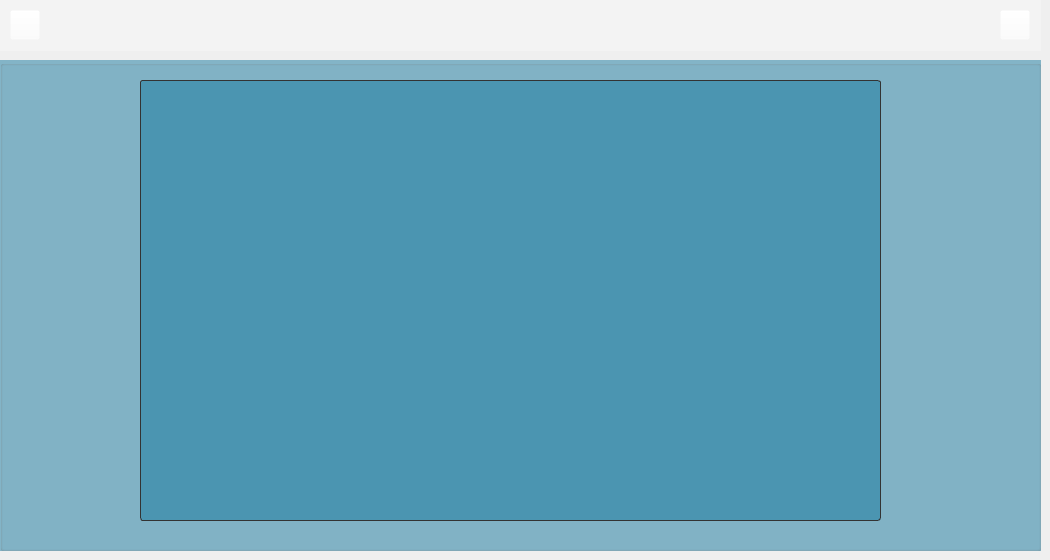
        <widget class="QWidget" name="page_22">
         <widget class="QPushButton" name="pushButton_17">
          <property name="geometry">
           <rect>
            <x>10</x>
            <y>10</y>
            <width>30</width>
            <height>30</height>
           </rect>
          </property>
          <property name="styleSheet">
           <string notr="true">QPushButton{
border-image: url(:/new/icons/icons/left.png);
background-color: rgba(255, 255, 255, 0%);
}
QPushButton:pressed{
image: url(:/new/icons/icons/left_clk.png);
background-color: rgba(255, 255, 255, 0%);
}</string>
          </property>
          <property name="text">
           <string/>
          </property>
         </widget>
         <widget class="QPushButton" name="pushButton_18">
          <property name="geometry">
           <rect>
            <x>1000</x>
            <y>10</y>
            <width>30</width>
            <height>30</height>
           </rect>
          </property>
          <property name="styleSheet">
           <string notr="true">QPushButton{
background-color: rgba(255, 255, 255, 0%);
border-image: url(:/new/icons/icons/right.png);
}
QPushButton:pressed{
border-image: url(:/new/icons/icons/right_clk.png);
background-color: rgba(255, 255, 255, 0%);
}</string>
          </property>
          <property name="text">
           <string/>
          </property>
         </widget>
         <widget class="QGroupBox" name="groupBox_26">
          <property name="geometry">
           <rect>
            <x>0</x>
            <y>60</y>
            <width>1041</width>
            <height>491</height>
           </rect>
          </property>
          <property name="styleSheet">
           <string notr="true">border-color: rgb(168, 234, 254);
background-color:rgba(18, 118, 158,125);</string>
          </property>
          <property name="title">
           <string/>
          </property>
          <widget class="QTableView" name="historique">
           <property name="geometry">
            <rect>
             <x>140</x>
             <y>20</y>
             <width>741</width>
             <height>441</height>
            </rect>
           </property>
           <property name="styleSheet">
            <string notr="true">QTableView{
border-style: solid;
background-color:rgba(18, 118, 158,125);
color: rgb(0, 255, 255);
border-width: 2px;
border-radius: 10px;
font: 16px;
border: 1px solid #333333;
border-radius: 3px;
padding: 1px 23px 1px 3px;
background-color:rgba(18, 118, 158,125);
color: rgb(0, 255, 255);
font: 75 7pt &quot;MS Shell Dlg 2&quot;;
selection-background-color: rgba(255, 255, 255, 0.1%);
}
QHeaderView{
color: rgb(7, 161, 183);
background-color: rgba(255, 255, 255, 0.1%);
}
QHeaderView:section{
color: rgb(121, 230, 230);
background-color: rgba(255, 255, 255, 0.1%);
}
QScrollBar{
color: rgb(7, 161, 183);
background-color: rgba(255, 255, 255, 0.1%);
}
QTableCornerButton::section{
color: rgb(7, 161, 183);
background-color: rgba(255, 255, 255, 0.1%);
}</string>
           </property>
          </widget>
         </widget>
         <widget class="QLabel" name="label_94">
          <property name="geometry">
           <rect>
            <x>0</x>
            <y>0</y>
            <width>1041</width>
            <height>51</height>
           </rect>
          </property>
          <property name="styleSheet">
           <string notr="true">background-color: rgba(255, 255, 255, 0.1%);
font: &quot;Eras Bold ITC&quot;;</string>
          </property>
          <property name="text">
           <string>&lt;html&gt;&lt;head/&gt;&lt;body&gt;&lt;p align=&quot;center&quot;&gt;&lt;br/&gt;&lt;/p&gt;&lt;/body&gt;&lt;/html&gt;</string>
          </property>
         </widget>
         <zorder>label_94</zorder>
         <zorder>pushButton_17</zorder>
         <zorder>pushButton_18</zorder>
         <zorder>groupBox_26</zorder>
        </widget>
